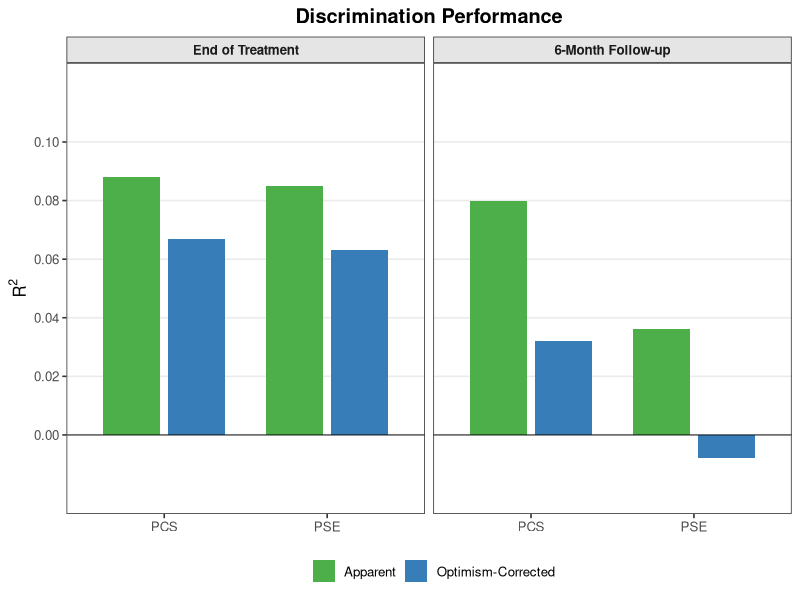
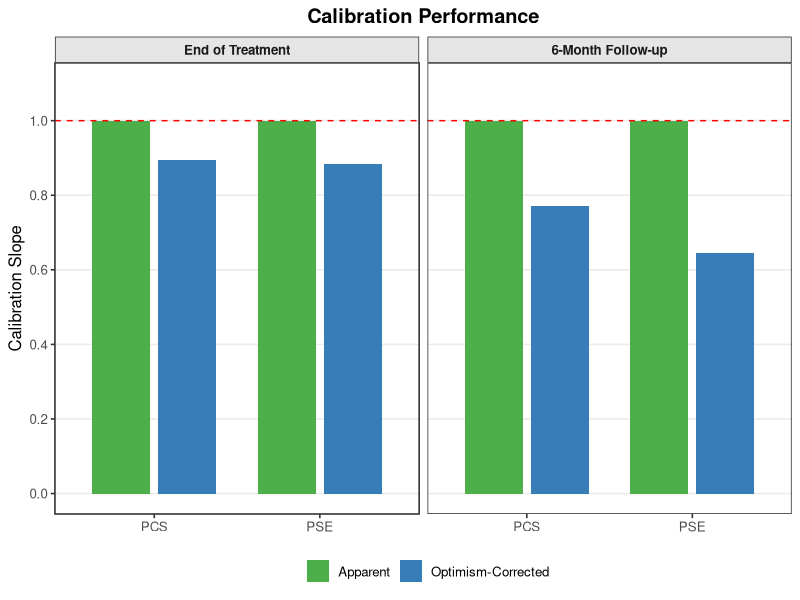
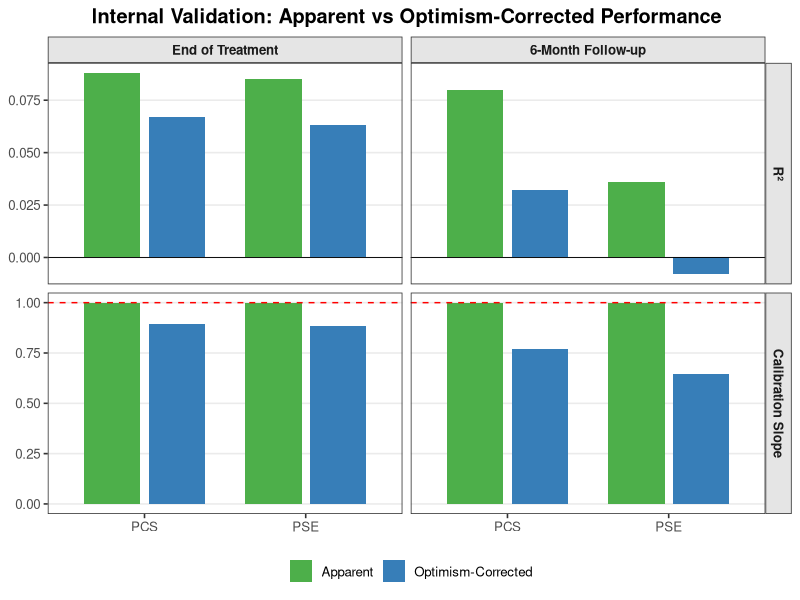
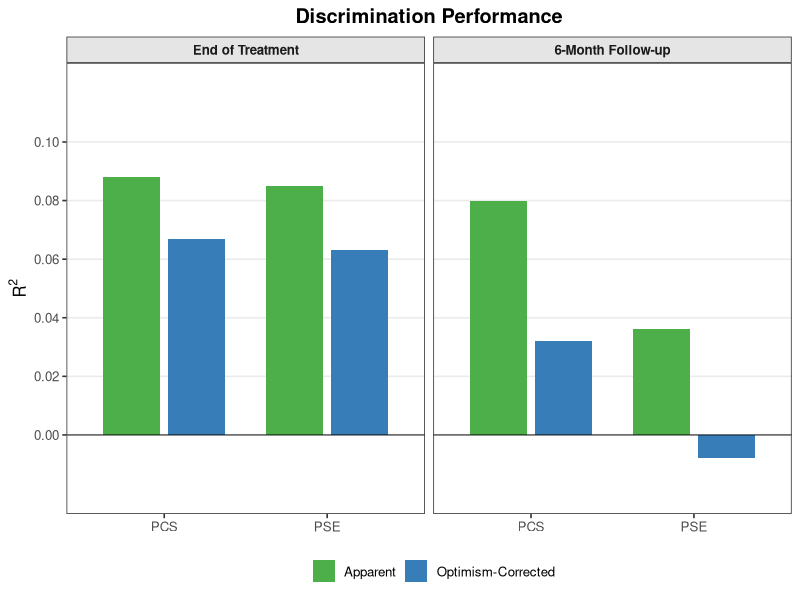
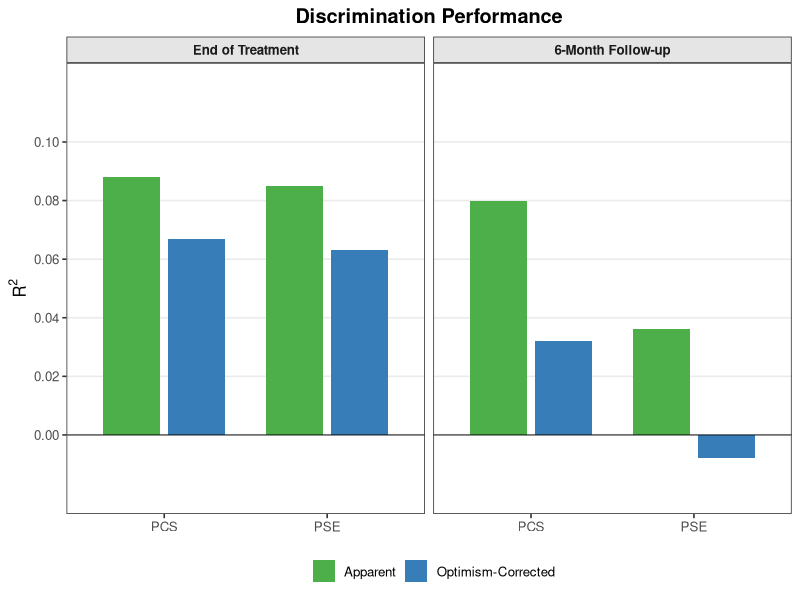
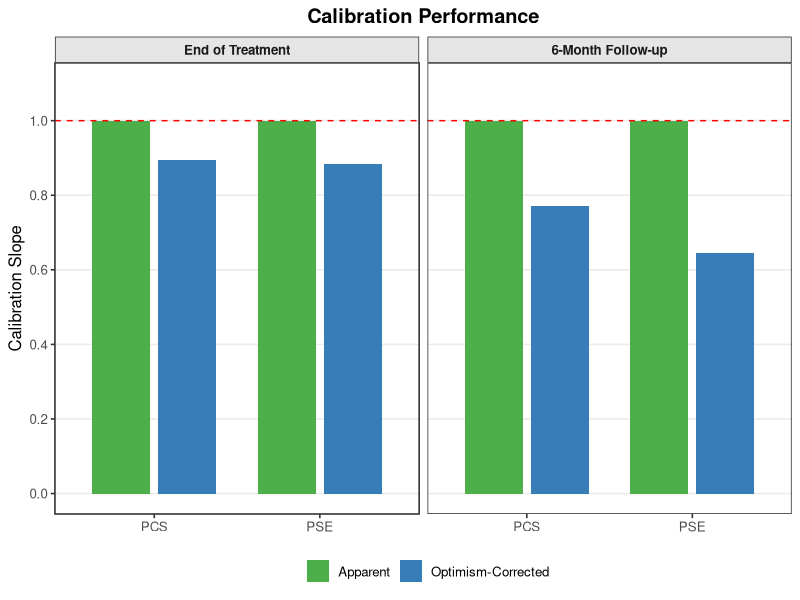
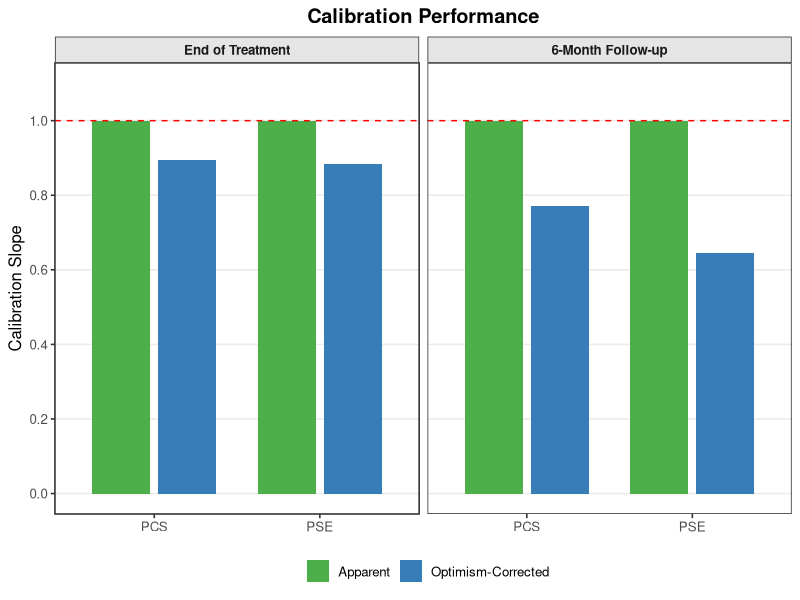
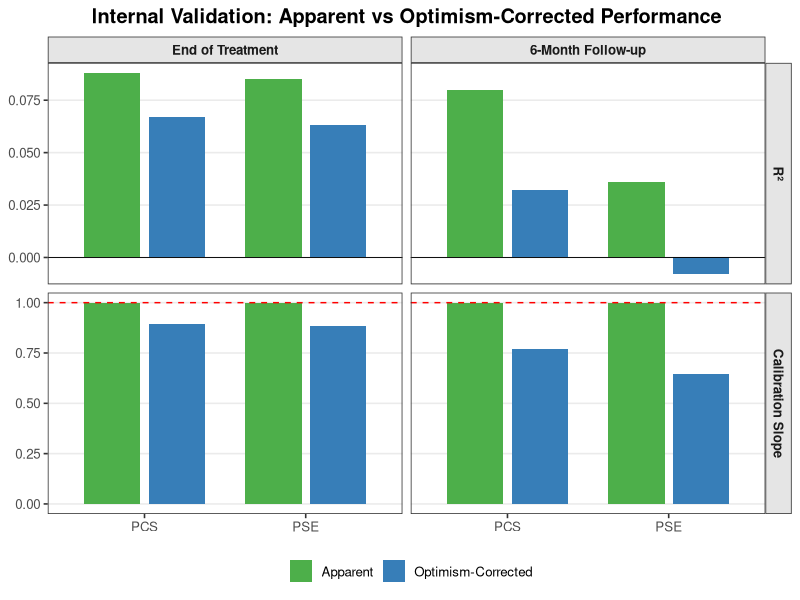

Here is the R script that generated these plots, in order:
#=============================================================================
# PUBLICATION FIGURE: Grouped Bar Chart of Bootstrap Validation Results
#=============================================================================

library(ggplot2)
library(tidyr)
library(dplyr)

#-----------------------------------------------------------------------------
# RESULTS
#-----------------------------------------------------------------------------

results <- data.frame(
  Model = c("PSE EOT", "PSE FU", "PCS EOT", "PCS FU"),
  Timepoint = c("End of Treatment", "6-Month Follow-up", "End of Treatment", "6-Month Follow-up"),
  Outcome = c("PSE", "PSE", "PCS", "PCS"),
  n = c(2325, 1098, 2325, 1086),
  R2_Apparent = c(0.085, 0.036, 0.088, 0.080),
  R2_Corrected = c(0.063, -0.008, 0.067, 0.032),
  R2_Optimism = c(0.022, 0.047, 0.021, 0.048),
  CalSlope_Apparent = c(1.000, 1.000, 1.000, 1.000),
  CalSlope_Corrected = c(0.885, 0.644, 0.894, 0.770),
  CalSlope_Optimism = c(0.115, 0.356, 0.106, 0.230),
  CalInt_Corrected = c(1.506, 4.066, -1.068, -2.820),
  EO_Corrected = c(1.000, 1.000, 1.000, 1.000)
)

#-----------------------------------------------------------------------------
# FIGURE 1: R-squared (Apparent vs Corrected)
#-----------------------------------------------------------------------------

# Reshape for plotting
r2_long <- results %>%
  dplyr::select(Model, Timepoint, Outcome, R2_Apparent, R2_Corrected) %>%
  pivot_longer(cols = c(R2_Apparent, R2_Corrected),
               names_to = "Type",
               values_to = "R2") %>%
  mutate(Type = factor(Type, 
                       levels = c("R2_Apparent", "R2_Corrected"),
                       labels = c("Apparent", "Optimism-Corrected")),
         Timepoint = factor(Timepoint, levels = c("End of Treatment", "6-Month Follow-up")),
         Outcome = factor(Outcome))

fig_r2 <- ggplot(r2_long, aes(x = Outcome, y = R2, fill = Type)) +
  geom_bar(stat = "identity", position = position_dodge(width = 0.8), width = 0.7) +
  geom_hline(yintercept = 0, linetype = "solid", color = "black", linewidth = 0.3) +
  facet_wrap(~Timepoint) +
  scale_fill_manual(values = c("Apparent" = "#4DAF4A", "Optimism-Corrected" = "#377EB8"),
                    name = "") +
  scale_y_continuous(limits = c(-0.02, 0.12), breaks = seq(0, 0.10, 0.02)) +
  labs(x = NULL,
       y = expression(R^2),
       title = "Discrimination Performance") +
  theme_bw(base_size = 12) +
  theme(
    panel.grid.minor = element_blank(),
    panel.grid.major.x = element_blank(),
    legend.position = "bottom",
    strip.background = element_rect(fill = "grey90"),
    strip.text = element_text(face = "bold"),
    plot.title = element_text(hjust = 0.5, face = "bold")
  )

print(fig_r2)
ggsave("Figure_R2_comparison.png", fig_r2, width = 8, height = 5, dpi = 300)
ggsave("Figure_R2_comparison.pdf", fig_r2, width = 8, height = 5)

#-----------------------------------------------------------------------------
# FIGURE 2: Calibration Slope (Apparent vs Corrected)
#-----------------------------------------------------------------------------

calslope_long <- results %>%
  dplyr::select(Model, Timepoint, Outcome, CalSlope_Apparent, CalSlope_Corrected) %>%
  pivot_longer(cols = c(CalSlope_Apparent, CalSlope_Corrected),
               names_to = "Type",
               values_to = "CalSlope") %>%
  mutate(Type = factor(Type, 
                       levels = c("CalSlope_Apparent", "CalSlope_Corrected"),
                       labels = c("Apparent", "Optimism-Corrected")),
         Timepoint = factor(Timepoint, levels = c("End of Treatment", "6-Month Follow-up")),
         Outcome = factor(Outcome))

fig_calslope <- ggplot(calslope_long, aes(x = Outcome, y = CalSlope, fill = Type)) +
  geom_bar(stat = "identity", position = position_dodge(width = 0.8), width = 0.7) +
  geom_hline(yintercept = 1, linetype = "dashed", color = "red", linewidth = 0.5) +
  facet_wrap(~Timepoint) +
  scale_fill_manual(values = c("Apparent" = "#4DAF4A", "Optimism-Corrected" = "#377EB8"),
                    name = "") +
  scale_y_continuous(limits = c(0, 1.1), breaks = seq(0, 1, 0.2)) +
  labs(x = NULL,
       y = "Calibration Slope",
       title = "Calibration Performance") +
  theme_bw(base_size = 12) +
  theme(
    panel.grid.minor = element_blank(),
    panel.grid.major.x = element_blank(),
    legend.position = "bottom",
    strip.background = element_rect(fill = "grey90"),
    strip.text = element_text(face = "bold"),
    plot.title = element_text(hjust = 0.5, face = "bold")
  )

print(fig_calslope)
ggsave("Figure_CalSlope_comparison.png", fig_calslope, width = 8, height = 5, dpi = 300)
ggsave("Figure_CalSlope_comparison.pdf", fig_calslope, width = 8, height = 5)

#-----------------------------------------------------------------------------
# FIGURE 3: Combined Panel (R2 and Calibration Slope side by side)
#-----------------------------------------------------------------------------

# Prepare R2 data
r2_plot <- results %>%
  dplyr::select(Timepoint, Outcome, R2_Apparent, R2_Corrected) %>%
  pivot_longer(cols = c(R2_Apparent, R2_Corrected),
               names_to = "Type", values_to = "Value") %>%
  mutate(Metric = "R²",
         Type = ifelse(Type == "R2_Apparent", "Apparent", "Optimism-Corrected"))

# Prepare CalSlope data
cal_plot <- results %>%
  dplyr::select(Timepoint, Outcome, CalSlope_Apparent, CalSlope_Corrected) %>%
  pivot_longer(cols = c(CalSlope_Apparent, CalSlope_Corrected),
               names_to = "Type", values_to = "Value") %>%
  mutate(Metric = "Calibration Slope",
         Type = ifelse(Type == "CalSlope_Apparent", "Apparent", "Optimism-Corrected"))

# Combine
combined_data <- bind_rows(r2_plot, cal_plot) %>%
  mutate(Timepoint = factor(Timepoint, levels = c("End of Treatment", "6-Month Follow-up")),
         Type = factor(Type, levels = c("Apparent", "Optimism-Corrected")),
         Metric = factor(Metric, levels = c("R²", "Calibration Slope")))

fig_combined <- ggplot(combined_data, aes(x = Outcome, y = Value, fill = Type)) +
  geom_bar(stat = "identity", position = position_dodge(width = 0.8), width = 0.7) +
  geom_hline(data = data.frame(Metric = factor("Calibration Slope", 
                                               levels = c("R²", "Calibration Slope")), 
                               yint = 1),
             aes(yintercept = yint), linetype = "dashed", color = "red", linewidth = 0.5) +
  geom_hline(data = data.frame(Metric = factor("R²", 
                                               levels = c("R²", "Calibration Slope")), 
                               yint = 0),
             aes(yintercept = yint), linetype = "solid", color = "black", linewidth = 0.3) +
  facet_grid(Metric ~ Timepoint, scales = "free_y") +
  scale_fill_manual(values = c("Apparent" = "#4DAF4A", "Optimism-Corrected" = "#377EB8"),
                    name = "") +
  labs(x = NULL, y = NULL,
       title = "Internal Validation: Apparent vs Optimism-Corrected Performance") +
  theme_bw(base_size = 12) +
  theme(
    panel.grid.minor = element_blank(),
    panel.grid.major.x = element_blank(),
    legend.position = "bottom",
    strip.background = element_rect(fill = "grey90"),
    strip.text = element_text(face = "bold"),
    plot.title = element_text(hjust = 0.5, face = "bold")
  )

print(fig_combined)
ggsave("Figure_Combined_Validation.png", fig_combined, width = 10, height = 7, dpi = 300)
ggsave("Figure_Combined_Validation.pdf", fig_combined, width = 10, height = 7)

#-----------------------------------------------------------------------------
# FIGURE 4: Summary Table as Figure (for supplementary material)
#-----------------------------------------------------------------------------

summary_for_table <- results %>%
  dplyr::select(Model, n, R2_Corrected, CalSlope_Corrected, CalInt_Corrected, EO_Corrected) %>%
  rename(
    `Sample Size` = n,
    `R² (corrected)` = R2_Corrected,
    `Cal. Slope` = CalSlope_Corrected,
    `Cal. Intercept` = CalInt_Corrected,
    `E/O Ratio` = EO_Corrected
  )

print(summary_for_table)

# Export as CSV for table formatting
write.csv(summary_for_table, "Validation_Summary_Table.csv", row.names = FALSE)

cat("\n=== Figures saved ===\n")
cat("- Figure_R2_comparison.png/pdf\n")
cat("- Figure_CalSlope_comparison.png/pdf\n")
cat("- Figure_Combined_Validation.png/pdf\n")
cat("- Validation_Summary_Table.csv\n")
